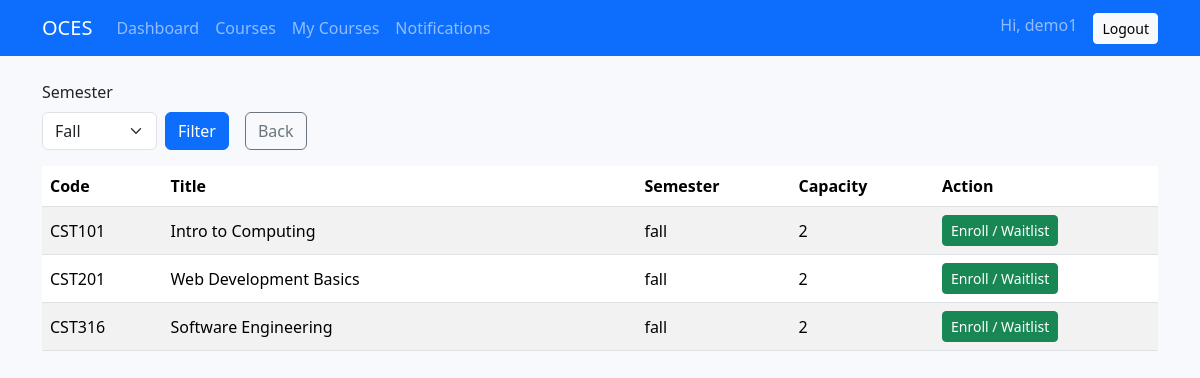
/list_courses.php?semester=fall (signed in), run on the app's committed database.
### tables this page shows
CREATE TABLE courses (
  id INT AUTO_INCREMENT PRIMARY KEY,
  code VARCHAR(20) NOT NULL,
  title VARCHAR(255) NOT NULL,
  semester ENUM('spring','summer','fall') NOT NULL,
  capacity INT NOT NULL,
  created_at TIMESTAMP NOT NULL DEFAULT CURRENT_TIMESTAMP,
  UNIQUE KEY uk_courses_code_sem (code, semester)
);

### list_courses.php (the view, shortened to what this page needs)
<?php
require_once __DIR__ . '/db.php';
require_once __DIR__ . '/layout.php';
$semester = $_GET['semester'] ?? '';
if ($semester) {
    $stmt = $mysqli->prepare("SELECT id AS course_id, code, title, semester, capacity FROM courses WHERE semester=? ORDER BY code");
    $stmt->bind_param('s', $semester); $stmt->execute();
    $courses = $stmt->get_result();
} else {
    $courses = $mysqli->query("SELECT id AS course_id, code, title, semester, capacity FROM courses ORDER BY code");
}
?>
<div class="d-flex align-items-end gap-3 mb-3">
  <form method="get" class="d-flex gap-2 flex-wrap">
    <div>
      <label class="form-label">Semester</label>
      <select class="form-select" name="semester">
        <option value="fall"   <?php if($semester==='fall')   echo 'selected';?>>Fall</option>
      </select>
    </div>
    <button class="btn btn-primary align-self-end" type="submit">Filter</button>
  </form>
  <a class="btn btn-outline-secondary align-self-end" href="dashboard.php">Back</a>
</div>
<table class="table table-striped">
  <thead><tr><th>Code</th><th>Title</th><th>Semester</th><th>Capacity</th><th>Action</th></tr></thead>
  <tbody>
  <?php while($c = $courses->fetch_assoc()): ?>
    <tr>
      <td><?php echo htmlspecialchars($c['code']); ?></td>
      <td class="min-w-280"><?php echo htmlspecialchars($c['title']); ?></td>
      <td><?php echo htmlspecialchars($c['semester']); ?></td>
      <td><?php echo (int)$c['capacity']; ?></td>
      <td>
        <form method="post" action="register_course.php" class="d-inline">
          <button class="btn btn-sm btn-success" type="submit">Enroll / Waitlist</button>
        </form>
      </td>
    </tr>
  <?php endwhile; ?>
  </tbody>
</table>

### style.css (style rules this page uses)
body { background: #f7f9fc; }
.table td, .table th { vertical-align: middle; }
.form-control, .form-select { max-width: 420px; }
.min-w-280 { min-width: 280px; }

### data on the page
courses: code "CST101", title "Intro to Computing", semester "fall", capacity "2"
courses: code "CST201", title "Web Development Basics", semester "fall", capacity "2"
courses: code "CST316", title "Software Engineering", semester "fall", capacity "2"

### other printed values
$safe "demo1"
